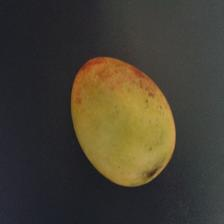
#> input picture deteksimangga/leaf_identifier/dataset/matang/143.jpg, 224 x 224 px
$ python -i image_processor.py   (imports and definitions only)
#> lines starting #> are read from the running program, lines starting #| are printed output that depends on the picture; after the words box and inside, x2 and y2 are one past the last pixel; in counts of white or black regions, pixels touching at a corner belong together
#> further down, picture is the input picture: shape (224, 224, 3); mean B, G, R 49.9, 63, 68.8
"""
Image Processor Module
Modul untuk memproses gambar mangga: resize, segmentasi K-Means,
ekstraksi RGB, dan ekstraksi HSV dengan masking untuk isolasi area buah
"""

import cv2
import numpy as np
from sklearn.cluster import KMeans


# [17 lines left out: function load_image, not called in this run]


def create_kmeans_mask(image, k=2):
    """
    Membuat mask menggunakan K-Means Clustering untuk memisahkan buah mangga dari background

    K-Means Clustering adalah algoritma unsupervised learning yang mengelompokkan
    pixel berdasarkan kesamaan warna. Dengan k=2, kita membagi gambar menjadi 2 cluster:
    - Cluster 1: Area buah mangga (foreground)
    - Cluster 2: Background

    Parameters:
    -----------
    image : numpy.ndarray
        Gambar input dalam format BGR (OpenCV)
    k : int
        Jumlah cluster untuk K-Means (default: 2)

    Returns:
    --------
    tuple : (mask, masked_image, clustered_image)
        mask : numpy.ndarray - Binary mask (0 atau 255) untuk area buah
        masked_image : numpy.ndarray - Gambar dengan mask applied (untuk preview)
        clustered_image : numpy.ndarray - Hasil clustering (untuk visualisasi)
    """
#> called with k = 2
    # Resize gambar untuk mempercepat K-Means (max 800px pada sisi terpanjang)
    original_shape = image.shape
#> original_shape = (224, 224, 3)
    max_dim = 800
    height, width = image.shape[:2]
#> height = 224; width = 224
    if max(height, width) > max_dim:
        scale = max_dim / max(height, width)
        new_width = int(width * scale)
        new_height = int(height * scale)
        resized = cv2.resize(image, (new_width, new_height), interpolation=cv2.INTER_AREA)
    else:
        resized = image

    # Reshape gambar dari (height, width, 3) menjadi (height*width, 3)
    # Setiap pixel menjadi satu data point dengan 3 fitur (B, G, R)
    pixel_values = resized.reshape((-1, 3))
    pixel_values = np.float32(pixel_values)

    # [5 lines of commented-out code are left out]
    kmeans = KMeans(n_clusters=k, random_state=42, n_init=10, max_iter=300)
    labels = kmeans.fit_predict(pixel_values)

    # Konversi cluster centers ke uint8 (0-255)
    # Konversi cluster centers ke uint8 untuk representasi warna
    centers = kmeans.cluster_centers_
    centers = np.uint8(centers)

    # Ganti setiap pixel dengan warna cluster center-nya
    # labels adalah array 1D, gunakan untuk indexing centers
    # Flatten labels untuk indexing yang benar
    segmented_image = centers[labels]

    # Reshape kembali ke dimensi gambar resized
    clustered_image = segmented_image.reshape(resized.shape)
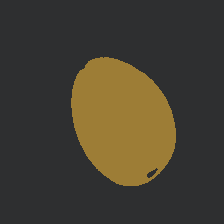
#> clustered_image: shape (224, 224, 3); mean B, G, R 49.2, 62.7, 68.4

    # Tentukan cluster mana yang merupakan buah mangga
    # Asumsi: Buah mangga memiliki intensitas warna lebih tinggi dari background
    # Hitung rata-rata intensitas setiap cluster
    cluster_intensities = [np.mean(centers[i].astype(np.float32)) for i in range(k)]

    # Cluster dengan intensitas lebih tinggi dianggap sebagai buah
    fruit_cluster = np.argmax(cluster_intensities)

    # Buat binary mask: 255 untuk buah, 0 untuk background (pada resized image)
    mask_resized = np.zeros(resized.shape[:2], dtype=np.uint8)
    mask_resized[labels.reshape(resized.shape[:2]) == fruit_cluster] = 255

    # Apply morphological operations untuk menghilangkan noise
    # Closing: Menghilangkan lubang kecil di dalam objek
    # Opening: Menghilangkan noise kecil di luar objek
    kernel = np.ones((5, 5), np.uint8)
    mask_resized = cv2.morphologyEx(mask_resized, cv2.MORPH_CLOSE, kernel)
    mask_resized = cv2.morphologyEx(mask_resized, cv2.MORPH_OPEN, kernel)

    # Upscale mask kembali ke ukuran original
    mask = cv2.resize(mask_resized, (original_shape[1], original_shape[0]), interpolation=cv2.INTER_NEAREST)
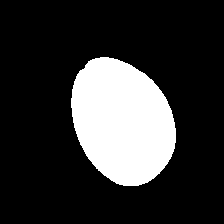
#> mask_resized: shape (224, 224); 20.3% white; 1 white region, box (x1, y1, x2, y2) and area: (71, 57, 176, 186) 10162

    # Upscale clustered_image kembali ke ukuran original
    clustered_image = cv2.resize(clustered_image, (original_shape[1], original_shape[0]), interpolation=cv2.INTER_NEAREST)

    # Buat masked image untuk preview
    # bitwise_and: Operasi AND antara gambar dan mask
    # Pixel dengan mask=0 akan menjadi hitam, mask=255 tetap asli
    masked_image = cv2.bitwise_and(image, image, mask=mask)
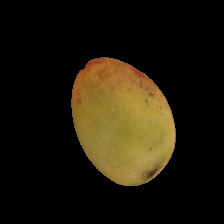
#> masked_image: shape (224, 224, 3); mean B, G, R 11, 25.4, 31.7

    return mask, masked_image, clustered_image


# [157 lines left out: functions resize_image, extract_rgb_features, extract_hsv_features, get_bounding_box, not called in this run]

>>> import cv2
>>> picture = cv2.imread('dataset/matang/143.jpg')
>>> result = create_kmeans_mask(picture)
